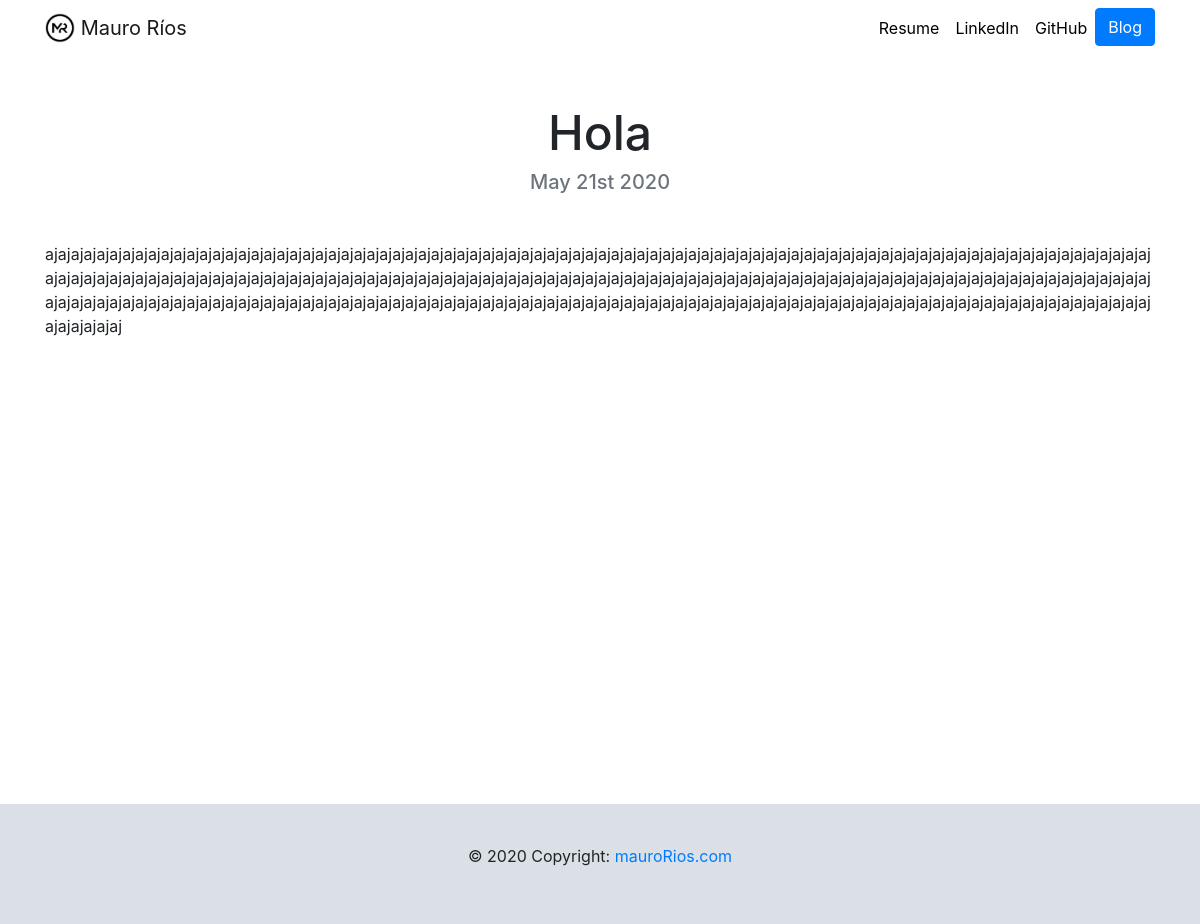
The app's page /blog/12/, older data.
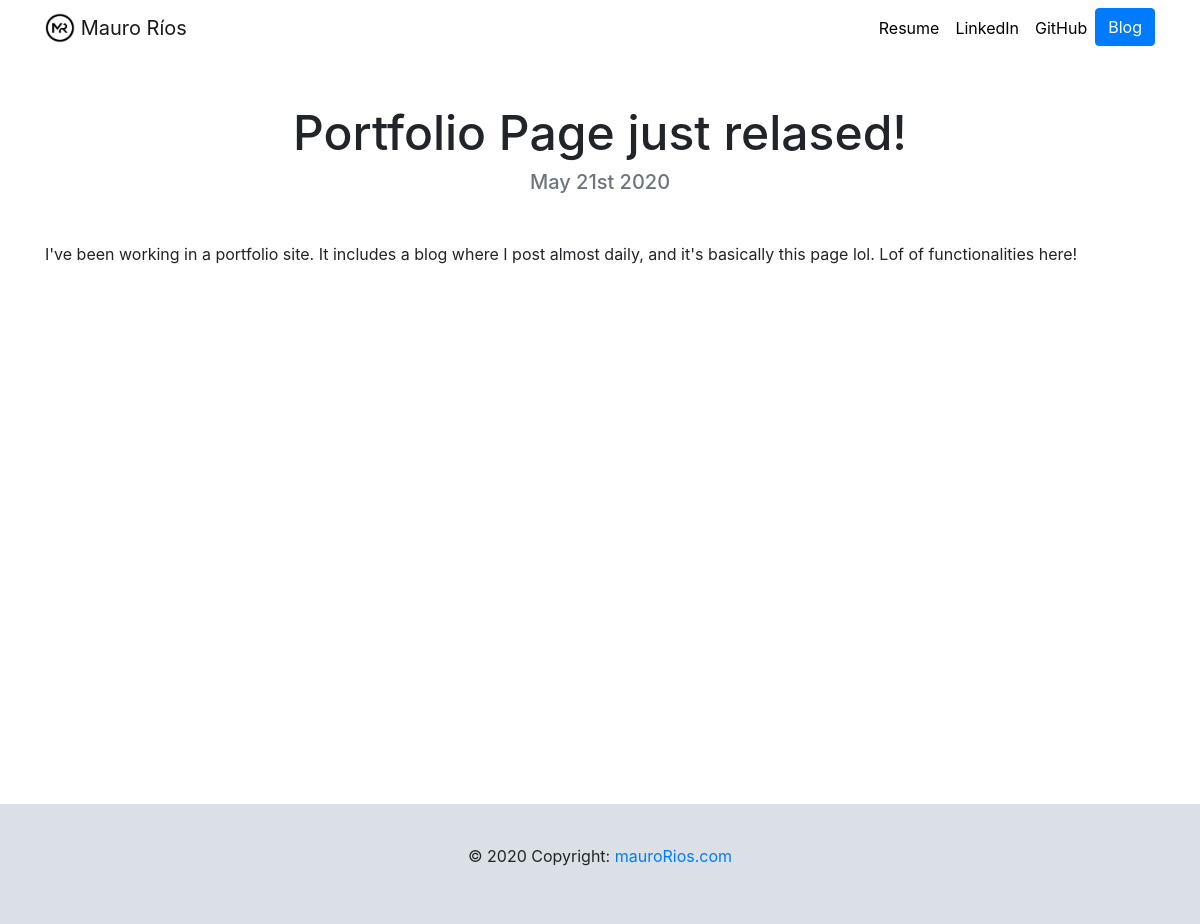
The same page, newer data.
### blog/models.py (models this page shows, shortened)
class Blog(models.Model):
    title = models.CharField(max_length=200)
    description = models.TextField()
    date = models.DateField(default=datetime.date.today) # I saved the day with this.

### blog/views.py (the view)
# urls.py: path('<int:blog_id>/', views.detail, name='detail'),
def detail(request, blog_id):
    blog = get_object_or_404(Blog, pk=blog_id)
    return render(request, 'blog/detail.html',{'blog':blog})

### blog/templates/blog/detail.html
{% extends "portfolio/base.html" %}
{% load static %}
{% block content %}
<h1 class="text-center mt-5" id="blogdetailtitle">{{ blog.title }}</h1>
<h5 class="text-center text-muted mb-5">{{ blog.date|date:'F jS Y'  }}</h5>
<div class="text-justify">
    <p id="blogdetaildesc">{{ blog.description|safe}}</p>
</div>
{% endblock %}

Row changes from the older to the newer data that the page shows:
changed Blog: title "Hola" → "Portfolio Page just relased!"; description "ajajajajajajajajajajajajajajajajajajajajajajajajajajajajajajajajajajajajajajajajajajajajajajajajajajajajajajajajajajajajajajajajajajajajajajajajajajajajajajajajajajajajajajajajajajajajajajajajajajajajajajajajajajajajajajajajajajajajajajajajajajajajajajajajajajajajajajajajajajajajajajajajajajajajajajajajajajajajajajajajajajajajajajajajajajajajajajajajajajajajajajajajajajajajajajajajajajajajajajajajajajajajajajajajajajajajajajajajajajajajajajajajajajajajajajajajajajajajajajajajajajajajajajajajajajajajajajajajajajajajajajajaj" → "I've been working in a portfolio site. It includes a blog where I post almost daily, and it's basically this page lol. Lof of functionalities here!"
